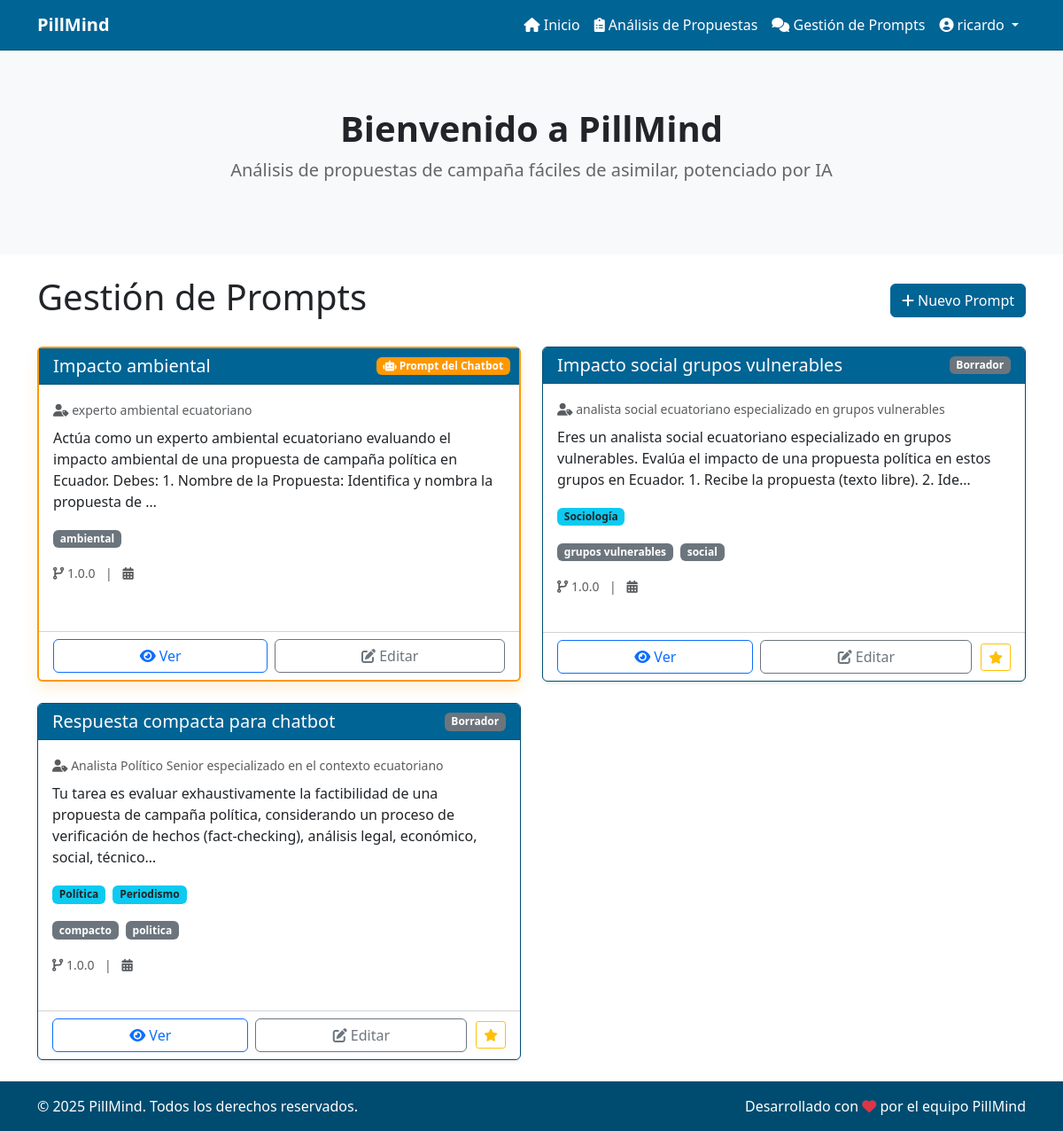
Before: /prompts/ (signed in) with the older database file.
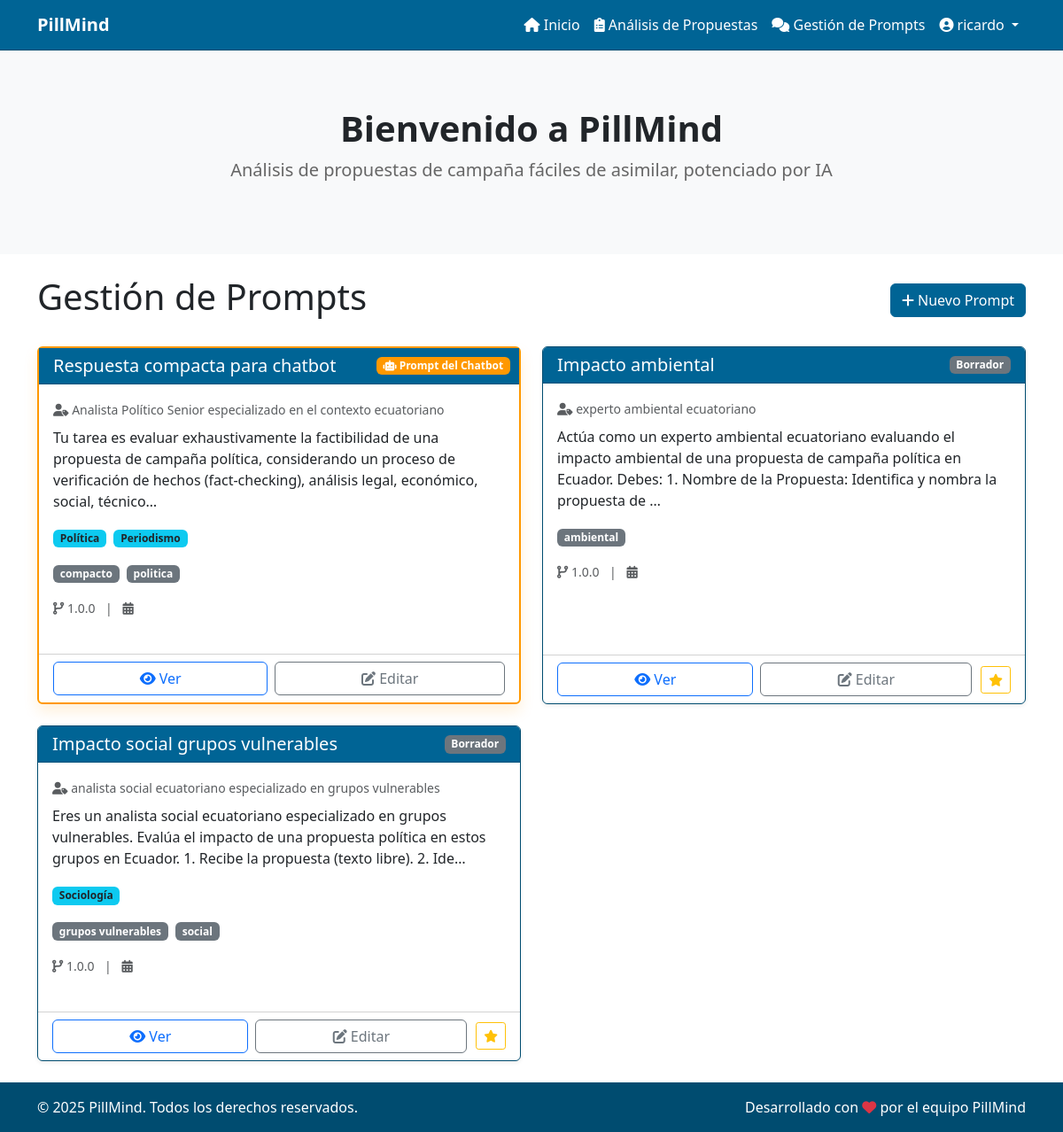
After: the same page with the newer database file.
### webapp/models/prompt.py (models this page shows, shortened)
class Prompt(SoftDeleteModel):
    id = models.UUIDField(
        primary_key=True,
        default=uuid.uuid4,
        editable=False
    )
    objetivo = models.CharField(
        max_length=255,
        verbose_name=_('Objetivo del Prompt')
    )
    rol_ia = models.ForeignKey(
        RolIA,
        on_delete=models.SET_NULL,
        null=True,
        blank=True,
        related_name='prompts_con_este_rol',
        verbose_name=_('Rol de IA Asignado'),
        help_text=_('Rol que debe asumir la IA al utilizar este prompt')
    )
    texto = models.TextField(
        verbose_name=_('Texto del Prompt')
    )
    formato_respuesta = models.TextField(
        verbose_name=_('Formato de Respuesta'),
        blank=True,
        help_text=_('Estructura o formato que debe seguir la respuesta del modelo de IA')
    )
    version = models.CharField(
        max_length=20,
        default='1.0.0',
        verbose_name=_('Versión')
    )
    especialidades = models.ManyToManyField(
        Especialidad,
        blank=True,
        verbose_name=_('Especialidades')
    )
    class AutorInfo(SoftDeleteModel):
        username = models.CharField(max_length=150)
        email = models.EmailField(max_length=254, blank=True)
        first_name = models.CharField(max_length=150, blank=True)
        last_name = models.CharField(max_length=150, blank=True)
    autor = models.ForeignKey(
        settings.AUTH_USER_MODEL,
        on_delete=models.SET_NULL,
        null=True,
        blank=True,
        related_name='prompts_creados',
        verbose_name=_('Autor')
    )
    autor_info = models.ForeignKey(
        AutorInfo,
        on_delete=models.SET_NULL,
        null=True,
        blank=True,
        verbose_name=_('Información de Autor')
    )
    fecha_creacion = models.DateTimeField(
        default=timezone.now,
        verbose_name=_('Fecha de Creación')
    )
    fecha_ultima_modificacion = models.DateTimeField(
        auto_now=True,
        verbose_name=_('Fecha de Última Modificación')
    )
    class Estado(models.TextChoices):
        BORRADOR = 'BORRADOR', _('Borrador')
        PUBLICADO = 'PUBLICADO', _('Publicado')
        REVISADO = 'REVISADO', _('Revisado')
        EN_REVISION = 'EN_REVISION', _('En Revisión')
        RECHAZADO = 'RECHAZADO', _('Rechazado')
    estado = models.CharField(
        max_length=20,
        choices=Estado.choices,
        default=Estado.BORRADOR,
        verbose_name=_('Estado')
    )
    es_predeterminado = models.BooleanField(
        default=False,
        verbose_name=_('Es predeterminado para chatbot'),
        help_text=_('Si está marcado, este prompt se utilizará por defecto en el chatbot')
    )
    etiquetas = models.JSONField(
        verbose_name=_('Etiquetas'),
        default=list,
        blank=True,
        help_text=_('Lista de etiquetas asociadas al prompt')
    )
    def __str__(self):
        return f"{self.objetivo} (v{self.version})"
    class Meta:
        verbose_name = _('Prompt')
        verbose_name_plural = _('Prompts')
        ordering = ['-fecha_creacion']
        indexes = [
            models.Index(fields=['objetivo']),
            models.Index(fields=['autor', 'fecha_creacion']),
            models.Index(fields=['version'])
        ]

class RolIA(models.Model):
    nombre = models.CharField(
        max_length=100,
        verbose_name=_('Nombre'),
        help_text=_('Nombre del rol que puede asumir la IA')
    )
    descripcion = models.TextField(
        blank=True,
        verbose_name=_('Descripción'),
        help_text=_('Descripción detallada del rol de IA')
    )
    class Meta:
        verbose_name = _('Rol de IA')
        verbose_name_plural = _('Roles de IA')
        ordering = ['nombre']

### webapp/models/models.py (models this page shows, shortened)
class Especialidad(models.Model):
    nombre = models.CharField(max_length=100)
    descripcion = models.TextField(blank=True)

### webapp/views/prompt_views.py (the view)
# urls.py: path('prompts/', PromptListView.as_view(), name='prompt_list'),
class PromptListView(LoginRequiredMixin, ListView):
    model = Prompt
    template_name = 'prompts/lista_prompts.html'
    context_object_name = 'prompts'
    def get_queryset(self):
        return super().get_queryset().order_by('-es_predeterminado', '-fecha_ultima_modificacion')

### webapp/models/soft_delete.py (called while the page is built)
    def get_queryset(self):
        return SoftDeleteQuerySet(self.model, using=self._db).filter(
            deleted_on__isnull=True
        )

### webapp/templates/prompts/lista_prompts.html (shortened to what the changed rows need)
{% extends "base.html" %}
{% load i18n %}
{% load static %}
{% block content %}
<div class="container mt-4">
    <div class="d-flex justify-content-between align-items-center mb-4">
        <h1>{% trans "Gestión de Prompts" %}</h1>
    </div>
    <div class="row">
        {% for prompt in prompts %}
            <div class="col-md-6 mb-4">
                <div class="card h-100 {% if prompt.es_predeterminado %}card-prompt-default{% endif %}">
                    {% if prompt.es_predeterminado %}
                        <span class="badge badge-default-prompt">
                            <i class="fas fa-robot"></i> Prompt del Chatbot
                        </span>
                    {% endif %}
                    <div class="card-header d-flex justify-content-between align-items-center">
                        <h5 class="card-title mb-0">
                            {{ prompt.objetivo|truncatechars:50 }}
                        </h5>
                        <span class="badge {% if prompt.estado == 'ACTIVO' %}bg-success{% elif prompt.estado == 'BORRADOR' %}bg-secondary{% elif prompt.estado == 'EN_REVISION' %}bg-warning{% elif prompt.estado == 'ARCHIVADO' %}bg-danger{% endif %}">
                            {{ prompt.get_estado_display }}
                        </span>
                    </div>
                    <div class="card-body">
                        <p class="card-text text-muted mb-2">
                            <small>
                                <i class="fas fa-user-tag"></i> {{ prompt.rol_ia.nombre|default:"Sin rol asignado" }}
                            </small>
                        </p>
                        <p class="card-text mb-3">{{ prompt.texto|truncatechars:200 }}</p>
                        {% if prompt.especialidades.exists %}
                        <div class="mb-3">
                            {% for especialidad in prompt.especialidades.all %}
                                <span class="badge bg-info text-dark me-1">{{ especialidad.nombre }}</span>
                            {% endfor %}
                        </div>
                        {% endif %}
                        {% if prompt.etiquetas %}
                        <div class="mb-3">
                            {% for etiqueta in prompt.etiquetas %}
                                <span class="badge bg-secondary me-1">{{ etiqueta }}</span>
                            {% endfor %}
                        </div>
                        {% endif %}
                        <p class="card-text text-muted">
                            <small>
                                <i class="fas fa-code-branch"></i> {{ prompt.version }}
                                <span class="mx-2">|</span>
                                <i class="fas fa-calendar-alt"></i> {{ prompt.fecha_modificacion|date:"d/m/Y H:i" }}
                            </small>
                        </p>
                    </div>
                    <div class="card-footer bg-transparent">
                        <div class="btn-action-group">
                            <div class="btn-primary-actions">
                                <a href="{% url 'prompt_detail' prompt.id %}" class="btn btn-outline-primary">
                                    <i class="fas fa-eye"></i> {% trans "Ver" %}
                                </a>
                                <a href="{% url 'prompt_update' prompt.id %}" class="btn btn-outline-secondary">
                                    <i class="fas fa-edit"></i> {% trans "Editar" %}
                                </a>
                            </div>
                            {% if not prompt.es_predeterminado and user.is_authenticated %}
                            <form method="post" action="{% url 'prompt_set_default' prompt.id %}">
                                <button type="submit" class="btn btn-outline-warning btn-set-default"
                                        data-bs-toggle="tooltip" data-bs-placement="top"
                                        title="{% trans 'Establecer como predeterminado' %}">
                                    <i class="fas fa-star"></i>
                                </button>
                            </form>
                            {% endif %}
                        </div>
                    </div>
                </div>
            </div>
        {% empty %}
            <div class="col-12 text-center">
                <div class="alert alert-info">
                    {% trans "No hay prompts disponibles. ¡Crea el primero!" %}
                </div>
            </div>
        {% endfor %}
    </div>
</div>
{% endblock %}

Changed rows visible on the page:
changed Prompt "Respuesta compacta para chatbot": estado "Borrador" → (not shown); now shows "Prompt del Chatbot"; moves up the list
changed Prompt "Impacto ambiental": estado (not shown) → "Borrador"; no longer shows "Prompt del Chatbot"
